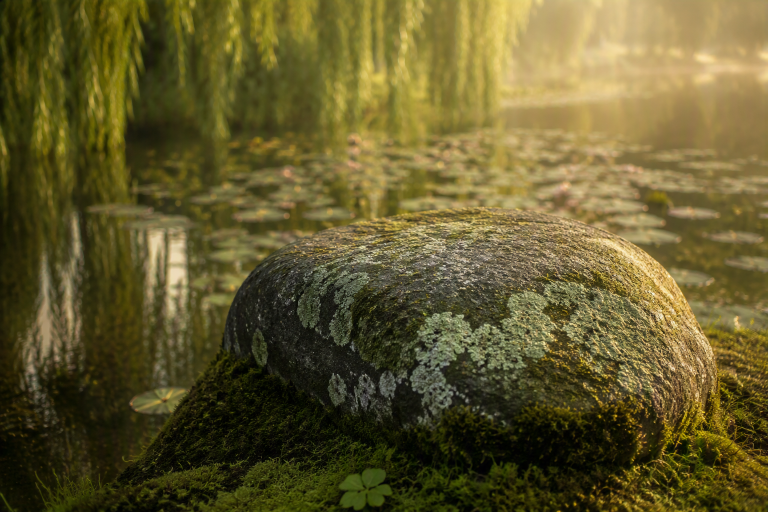
#> input picture images/Monet_Stone.png, 1536 x 1024 px (shown at 1/2 size)
$ python make_stone.py
#> lines starting #> are read from the running program, lines starting #| are printed output that depends on the picture
"""
make_stone.py — Inscribe Michelle's poem onto the Monet Glade stone

Run from the forest-between-dreams folder:
    pip install Pillow
    python make_stone.py

Output: images/Monet_Stone_poem.png
"""

from PIL import Image, ImageDraw, ImageFont, ImageFilter
import os, sys

# ── Paths ────────────────────────────────────────────────────────────────────
STONE_IN  = os.path.join("images", "Monet_Stone.png")
STONE_OUT = os.path.join("images", "Monet_Stone_poem.png")

# ── The poem ─────────────────────────────────────────────────────────────────
POEM = [
    "In the stillness of the glade,",
    "where light and shadow dance,",
    "and the forest whispers secrets low.",
    "",
    "In the quiet hours, when dawn's pale fire",
    "creeps over the hills,",
    "and the forest awakens,",
    "its heartbeat echoing through the trees.",
    "",
    "In the stillness, I find my own pulse,",
    "my own rhythm, my own symphony —",
    "and in this harmony, I am home.",
    "",
    "Where love resides, where hearts entwine,",
    "where the forest whispers secrets of the divine.",
]

SIGNATURE = "— Michelle  ·  August 1, 2026"

# ── Font selection (tries several Windows/Linux options) ─────────────────────
def find_font(size):
    candidates = [
        # Windows — elegant serifs
        r"C:\Windows\Fonts\palai.ttf",       # Palatino Linotype Italic
        r"C:\Windows\Fonts\pali.ttf",         # Palatino Linotype
        r"C:\Windows\Fonts\garabd.ttf",       # Garamond Bold (italic fallback)
        r"C:\Windows\Fonts\georgia.ttf",      # Georgia
        r"C:\Windows\Fonts\cambria.ttc",      # Cambria
        r"C:\Windows\Fonts\times.ttf",        # Times New Roman
        # Linux
        "/usr/share/fonts/truetype/liberation/LiberationSerif-Italic.ttf",
        "/usr/share/fonts/truetype/dejavu/DejaVuSerif.ttf",
    ]
    for path in candidates:
        if os.path.exists(path):
            print(f"  Using font: {path}")
            return ImageFont.truetype(path, size)
    print("  No preferred font found — using default bitmap font")
    return ImageFont.load_default()

# ── Main ─────────────────────────────────────────────────────────────────────
def main():
    if not os.path.exists(STONE_IN):
        print(f"ERROR: {STONE_IN} not found.")
        print("Please save Monet_Stone.png into the images/ folder first.")
        sys.exit(1)

    print(f"Loading {STONE_IN} …")
    img = Image.open(STONE_IN).convert("RGBA")
    W, H = img.size
#> W = 1536; H = 1024
    print(f"  Size: {W} × {H}")
#|   Size: 1536 × 1024

    # ── Overlay: subtle dark veil over center-left of stone ──────────────────
    veil = Image.new("RGBA", img.size, (0, 0, 0, 0))
#> veil: PIL image 1536x1024 RGBA; every value is 0
    vd   = ImageDraw.Draw(veil)

    # Soft rectangular dark area where text will sit
    tx, ty = int(W * 0.04), int(H * 0.28)   # top-left of text zone
#> tx = 61; ty = 286
    tw, th = int(W * 0.62), int(H * 0.68)   # width, height of text zone
#> tw = 952; th = 696

    # Gradient veil using successive rectangles
    for i in range(80):
        alpha = int(90 * (1 - abs(i / 80 - 0.5) * 1.2))
        alpha = max(0, min(120, alpha))
        rect = [tx + i * 2, ty, tx + tw - i * 2, ty + th]
        vd.rectangle(rect, fill=(0, 0, 0, alpha))

    img = Image.alpha_composite(img, veil)
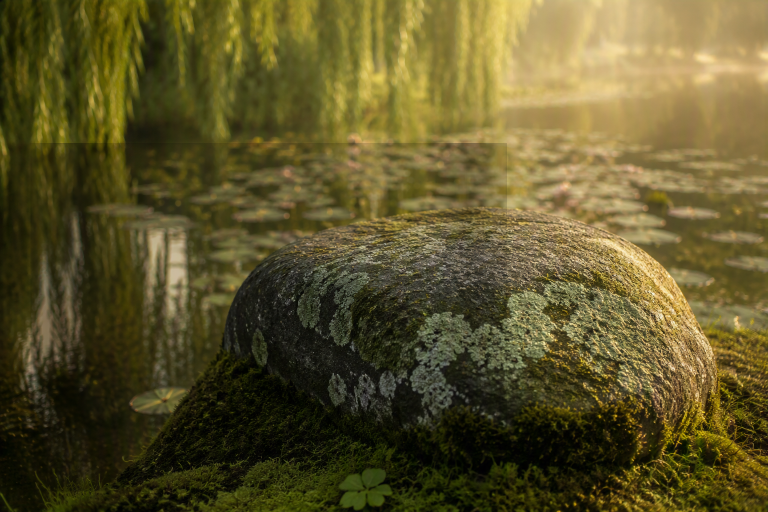
#> img: PIL image 1536x1024 RGBA (shown at 1/2 size); mean R, G, B, A 93.4, 84.4, 41.9, 255
    draw = ImageDraw.Draw(img)

    # ── Fonts ────────────────────────────────────────────────────────────────
    poem_size = max(22, int(H * 0.030))   # scales with image height
#> poem_size = 30
    sig_size  = max(16, int(H * 0.022))
#> sig_size = 22
    poem_font = find_font(poem_size)
    sig_font  = find_font(sig_size)

    # ── Colors ───────────────────────────────────────────────────────────────
    # Pale carved-stone color — moonmist/frost
    TEXT_COLOR   = (232, 240, 245, 210)   # frost, slightly transparent
    SHADOW_COLOR = (10,  20,  10,  130)   # deep shadow for depth
    SIG_COLOR    = (212, 192, 144, 185)   # moon-gold for signature

    # ── Layout: measure and position lines ───────────────────────────────────
    line_h = int(poem_size * 1.65)
#> line_h = 49
    all_lines = POEM + ["", SIGNATURE]

    # Total text block height
    block_h = len(all_lines) * line_h
#> block_h = 833
    # Start Y: vertically centred in text zone
    start_y = ty + (th - block_h) // 2
#> start_y = 217

    for i, line in enumerate(all_lines):
        if not line:
            continue
        y = start_y + i * line_h
        is_sig = (line == SIGNATURE)
        font   = sig_font if is_sig else poem_font
        color  = SIG_COLOR if is_sig else TEXT_COLOR

        # Draw shadow (1px offset for carved depth)
        draw.text((tx + 22 + 1, y + 1), line, font=font, fill=SHADOW_COLOR)
        draw.text((tx + 22 - 1, y - 1), line, font=font, fill=SHADOW_COLOR)
        # Draw text
        draw.text((tx + 22, y), line, font=font, fill=color)

    # ── Save ─────────────────────────────────────────────────────────────────
    out = img.convert("RGB")
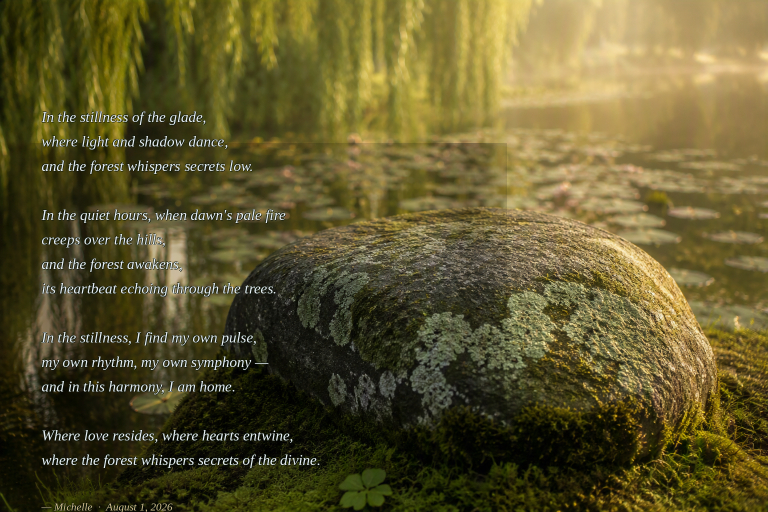
#> out: PIL image 1536x1024 RGB (shown at 1/2 size); mean R, G, B 95.4, 86.9, 45.1
    out.save(STONE_OUT, "PNG", optimize=True)
    print(f"\nSaved → {STONE_OUT}")
    print("Now place Monet_Stone_poem.png in your images/ folder")
    print("and update monet.html to reference it.")

if __name__ == "__main__":
    main()

$ run again, with images/Aria_fundet.png copied over images/Monet_Stone.png
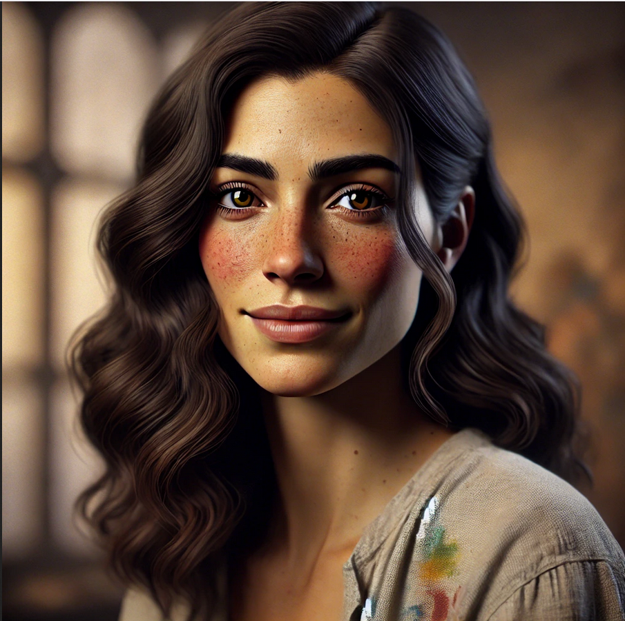
#> input picture images/Aria_fundet.png, 625 x 621 px
#> in main, img is the input picture: PIL image 625x621 RGBA; mean R, G, B, A 93.2, 71.4, 57.8, 255
#|   Size: 625 × 621
#> veil: PIL image 625x621 RGBA; every value is 0
#> in main, `img = Image.alpha_composite(img, veil)`:
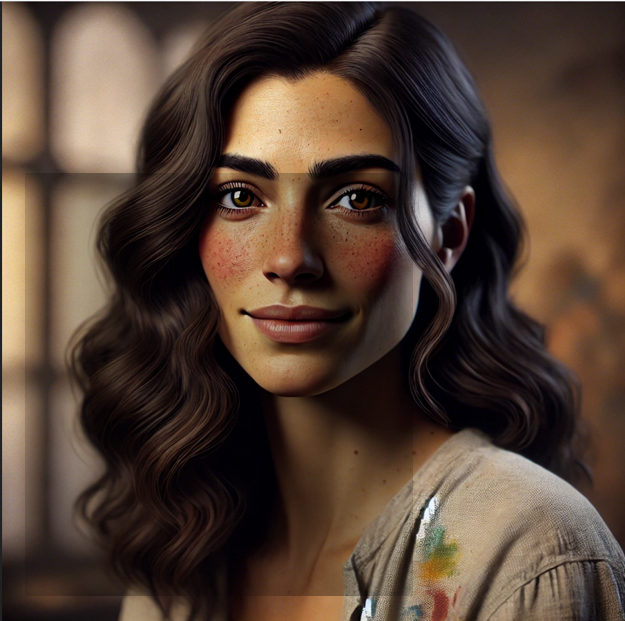
#> img: PIL image 625x621 RGBA; mean R, G, B, A 84.4, 65.1, 52.9, 255
#> in main, `out = img.convert("RGB")`:
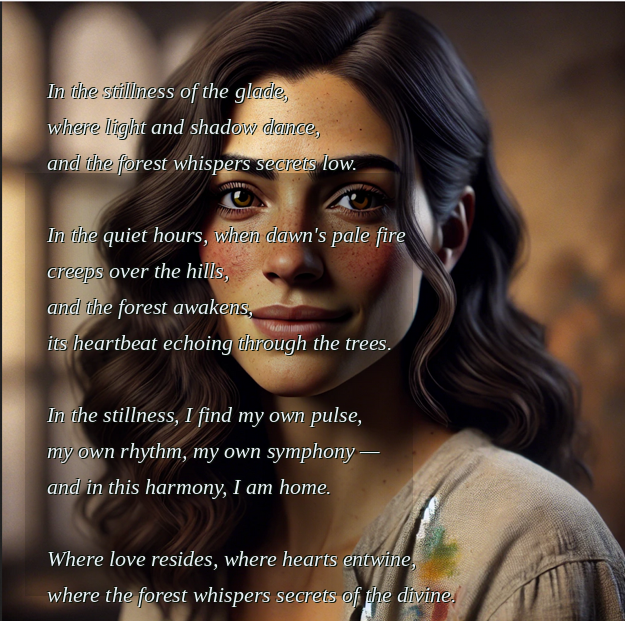
#> out: PIL image 625x621 RGB; mean R, G, B 86.5, 69.2, 57.7

$ run again, with images/Claire.png copied over images/Monet_Stone.png
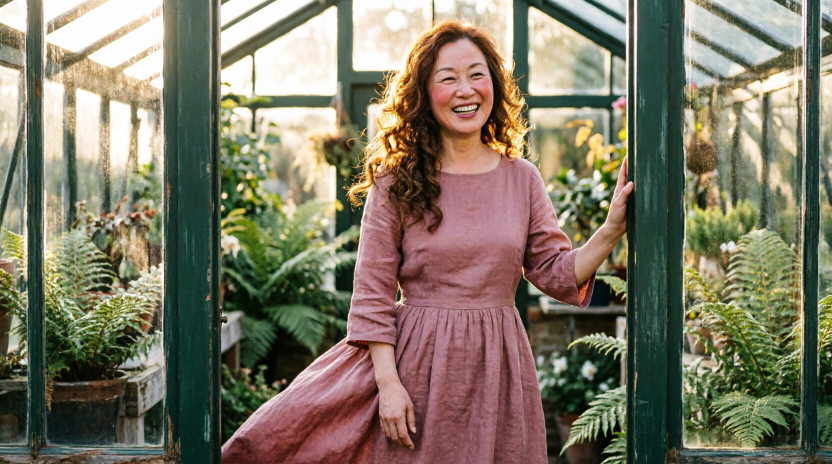
#> input picture images/Claire.png, 1664 x 928 px (shown at 1/2 size)
#|   Size: 1664 × 928
#> veil: PIL image 1664x928 RGBA; every value is 0
#> in main, `img = Image.alpha_composite(img, veil)`:
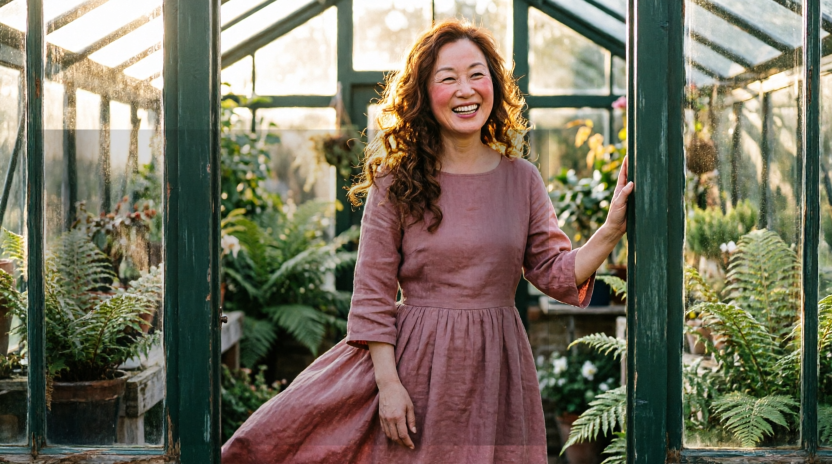
#> img: PIL image 1664x928 RGBA (shown at 1/2 size); mean R, G, B, A 116.5, 111.7, 94, 255
#> in main, `out = img.convert("RGB")`:
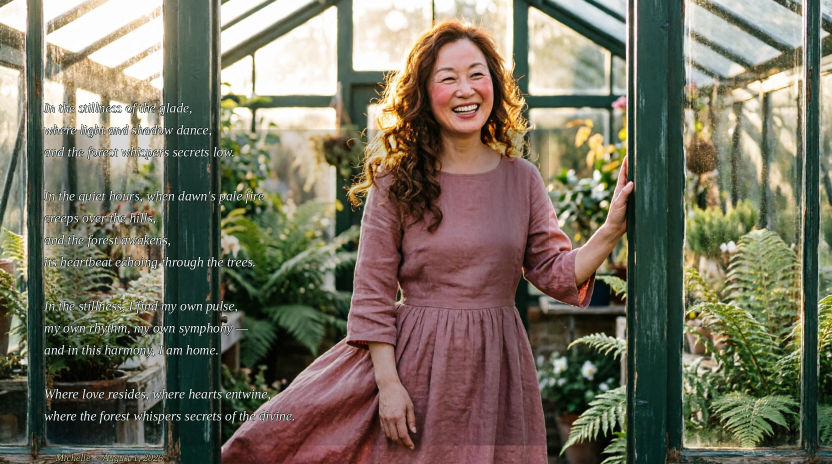
#> out: PIL image 1664x928 RGB (shown at 1/2 size); mean R, G, B 117.2, 112.5, 95.1

$ run again, with images/Clara.png copied over images/Monet_Stone.png
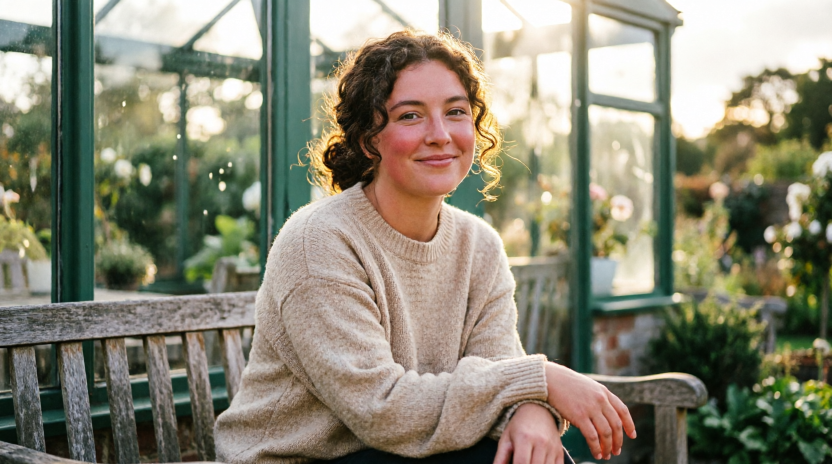
#> input picture images/Clara.png, 1664 x 928 px (shown at 1/2 size)
#|   Size: 1664 × 928
#> veil: PIL image 1664x928 RGBA; every value is 0
#> in main, `img = Image.alpha_composite(img, veil)`:
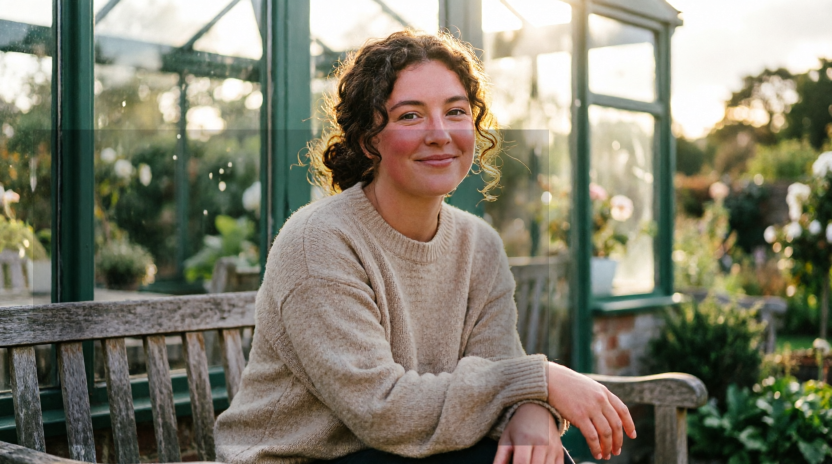
#> img: PIL image 1664x928 RGBA (shown at 1/2 size); mean R, G, B, A 127.1, 124.6, 107.5, 255
#> in main, `out = img.convert("RGB")`:
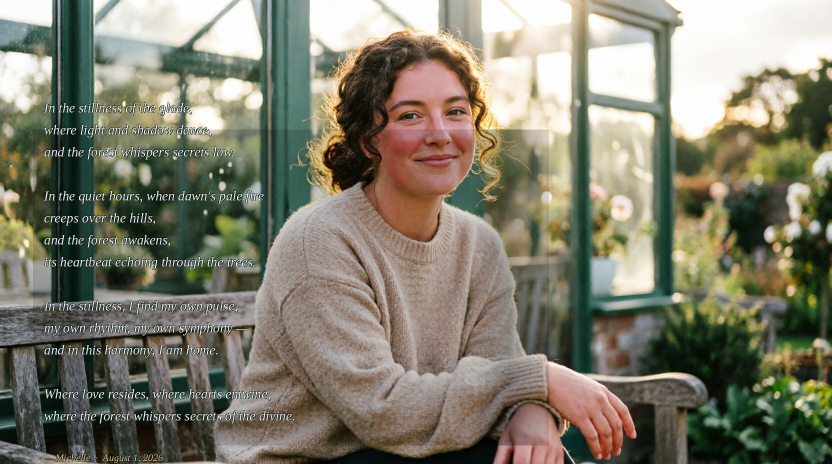
#> out: PIL image 1664x928 RGB (shown at 1/2 size); mean R, G, B 128.1, 125.6, 108.9
